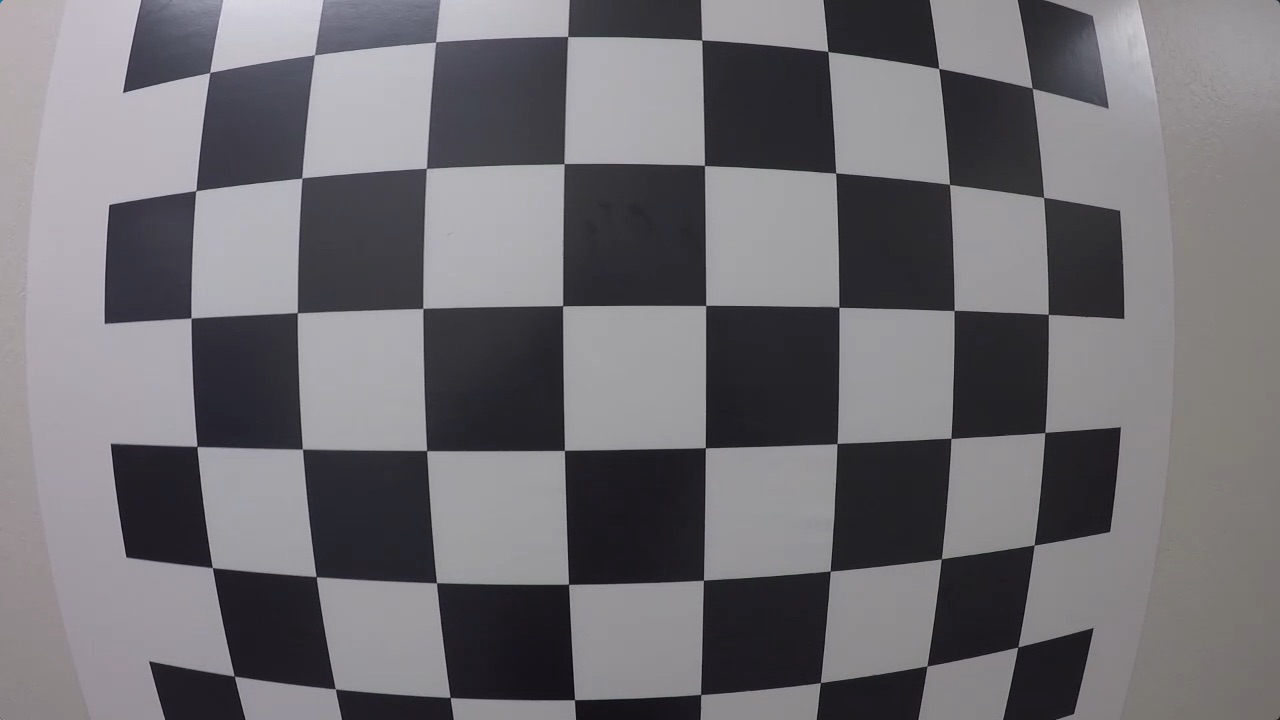
#> input picture main/lesson06_finding_corners/calibration_test.png, 1280 x 720 px
$ python l6.10.py
#> lines starting #> are read from the running program, lines starting #| are printed output that depends on the picture; after the words box and inside, x2 and y2 are one past the last pixel; in counts of white or black regions, pixels touching at a corner belong together
#!/usr/bin/python

import numpy as np
import cv2
import matplotlib.pyplot as plt
import matplotlib.image as mpimg
# Setting up figure
fig = plt.figure(figsize=(32,8))
FIG_ROWS = 1
FIG_COLUMNS = 3

# prepare object points
nx = 8#TODO: enter the number of inside corners in x
ny = 6#TODO: enter the number of inside corners in y

# Make a list of calibration images
fname = 'calibration_test.png'
img = cv2.imread(fname)
#> img is the input picture: shape (720, 1280, 3); mean B, G, R 115.4, 110.9, 112.9
a = fig.add_subplot(FIG_ROWS,FIG_COLUMNS,1)
a.set_title('Original')
a.imshow(img)

# Convert to grayscale
gray = cv2.cvtColor(img, cv2.COLOR_BGR2GRAY)
b = fig.add_subplot(FIG_ROWS,FIG_COLUMNS,2)
b.imshow(gray, cmap='gray')
b.set_title('Gray')

# Find the chessboard corners
ret, corners = cv2.findChessboardCorners(gray, (nx, ny), None)
#> ret = True; corners = 48 rows, first 8: [209.5, 72.76], [314.5, 54.59], [435.5, 42.04], [567.8, 36.47], [702, 40.03], [827.9, 51.39], [938.9, 68.44], [1032.2, 88.22]

# If found, draw corners
if ret == True:
    # Draw and display the corners
    cv2.drawChessboardCorners(img, (nx, ny), corners, ret)
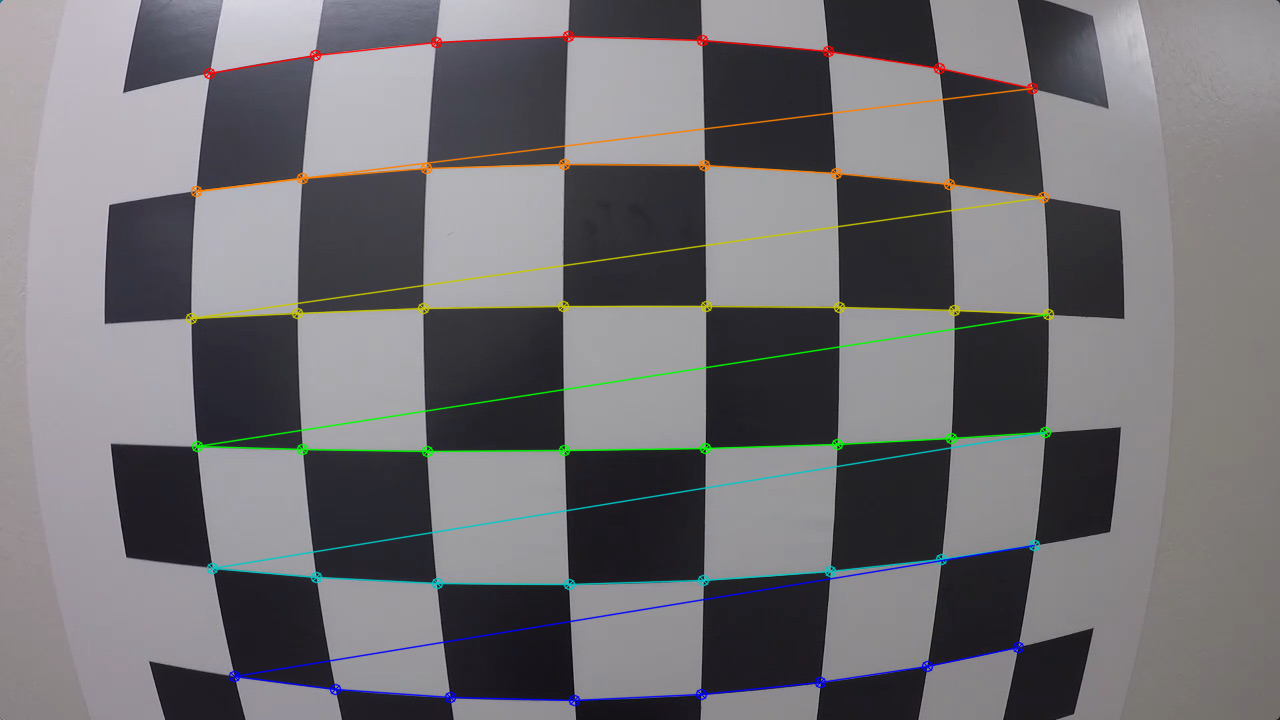
#> img: shape (720, 1280, 3); 3.33% of pixels changed, all inside (x1, y1, x2, y2) = (185, 30, 1055, 707)
    c = fig.add_subplot(FIG_ROWS,FIG_COLUMNS,3)
    c.imshow(img)
    c.set_title('Gray Blur')
    fig.suptitle('Finding Corners')
    plt.show()
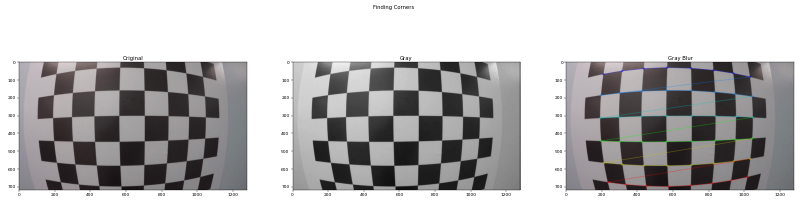
#> figure drawn by matplotlib, 3 panels; B, G, R data is drawn as R, G, B

$ run again, with main/lesson06_finding_corners/signs_vehicles_xygrad.png copied over main/lesson06_finding_corners/calibration_test.png
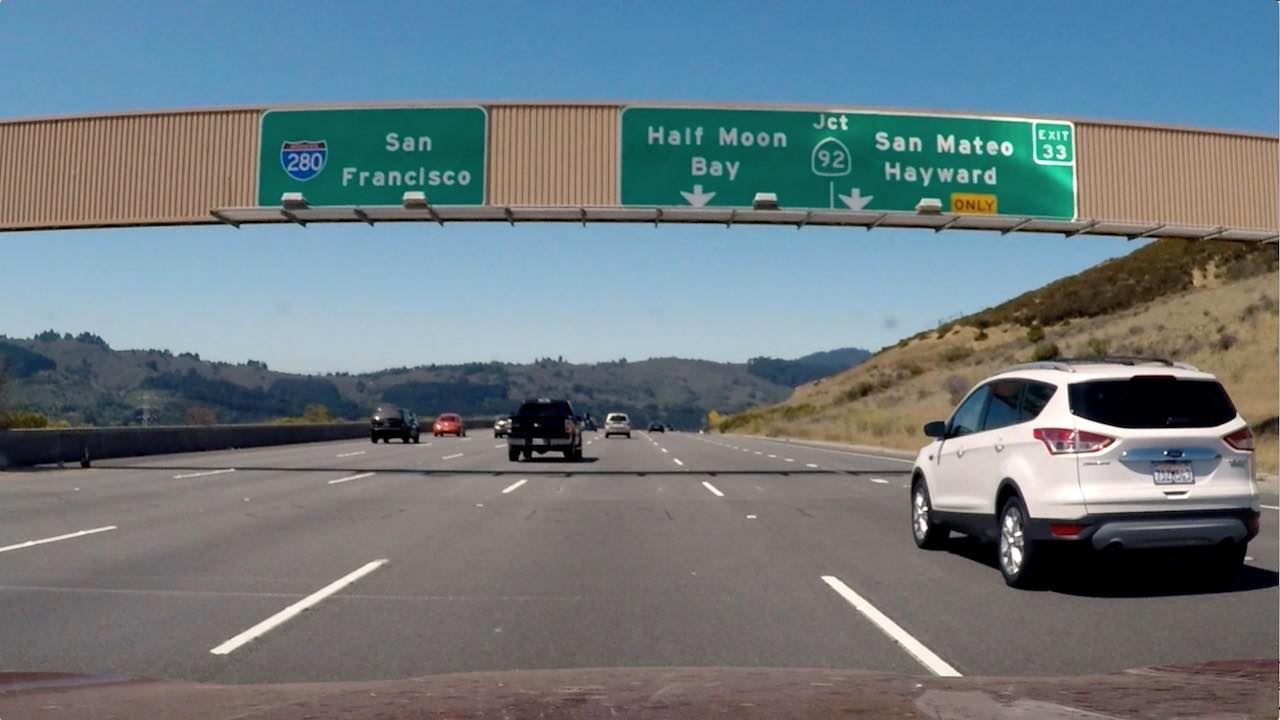
#> input picture main/lesson06_finding_corners/signs_vehicles_xygrad.png, 1280 x 720 px
#> img is the input picture: shape (720, 1280, 3); mean B, G, R 127.5, 121.6, 109.2
#> `gray = cv2.cvtColor(img, cv2.COLOR_BGR2GRAY)`:
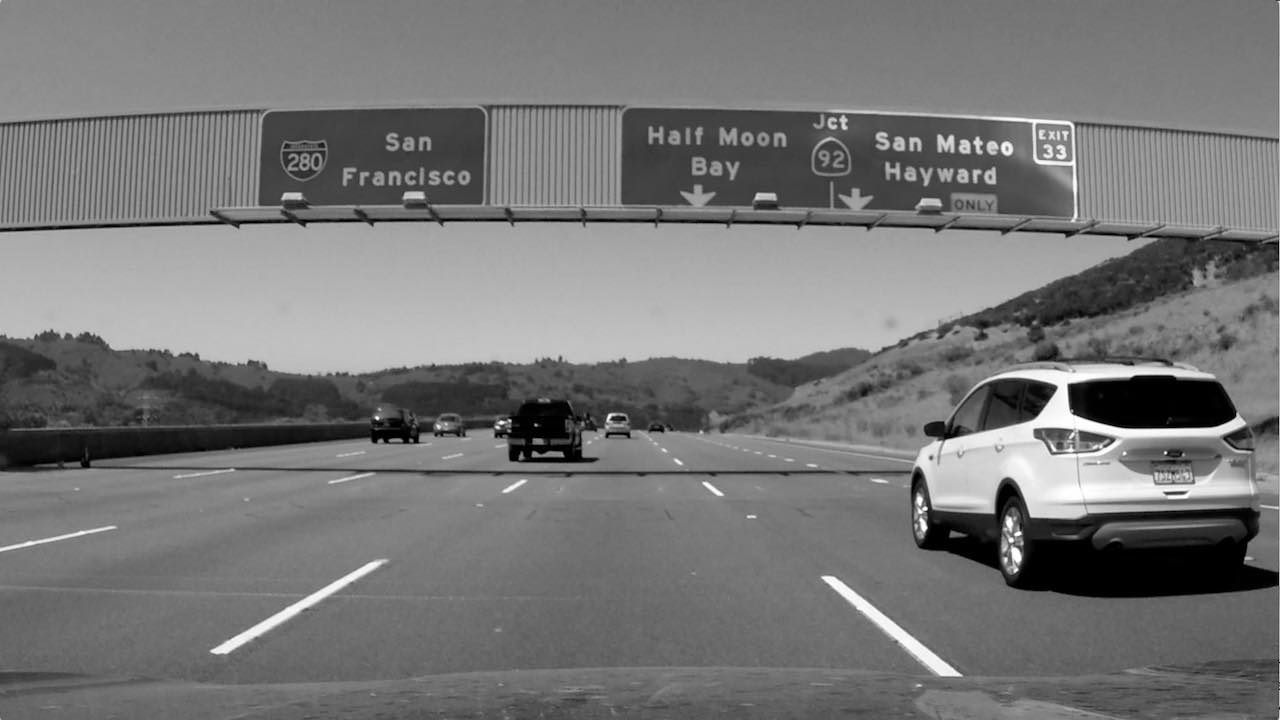
#> gray: shape (720, 1280); min 0, max 255, mean 118.6
#> ret = False; corners = None
#> `plt.show()`:
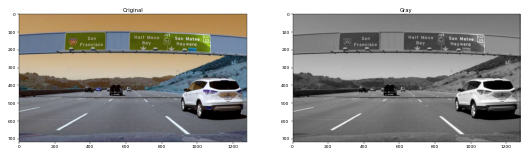
#> figure drawn by matplotlib, 2 panels; B, G, R data is drawn as R, G, B

$ run again, with main/lesson06_finding_corners/test_image2.png copied over main/lesson06_finding_corners/calibration_test.png
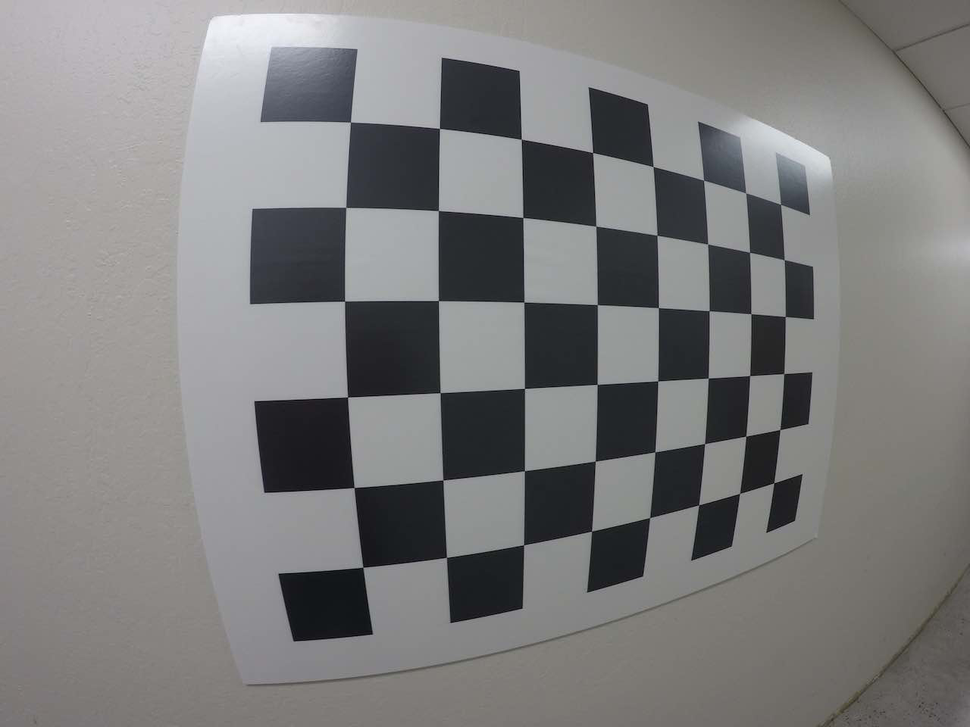
#> input picture main/lesson06_finding_corners/test_image2.png, 970 x 727 px, shrunk from 1280 x 960 before the run
#> img is the input picture: shape (727, 970, 3); mean B, G, R 124.9, 125, 125.3
#> ret = True; corners = 48 rows, first 8: [350.5, 122], [439.4, 128.4], [521.3, 138.9], [592.7, 152.6], [653.1, 166.6], [703.6, 180.2], [745.6, 193], [780.6, 204.4]
#> `cv2.drawChessboardCorners(img, (nx, ny), corners, ret)`:
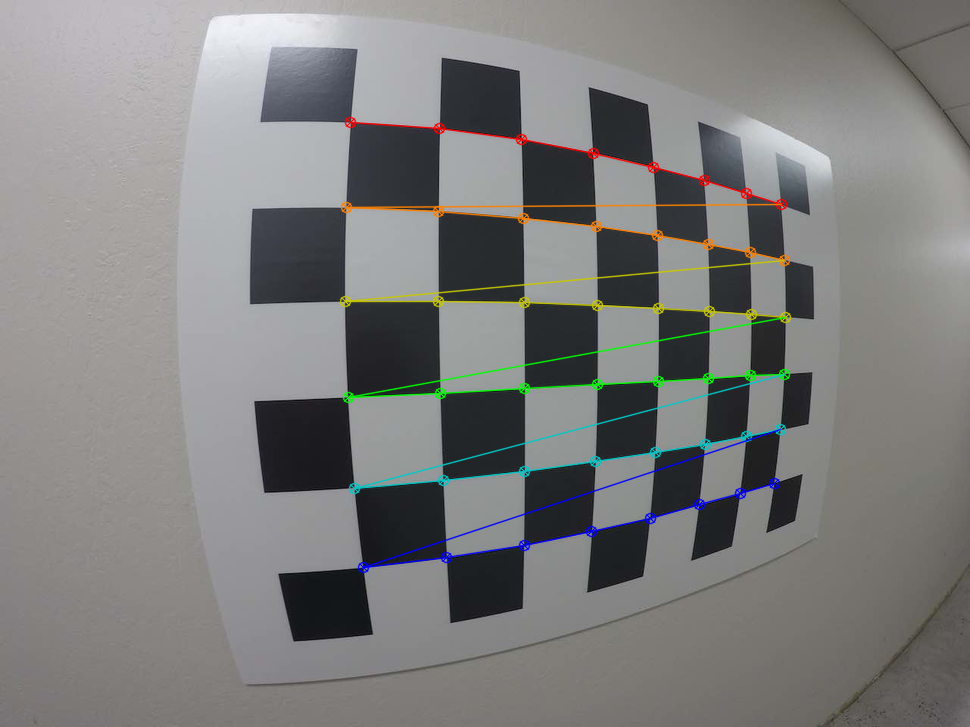
#> img: shape (727, 970, 3); 2.55% of pixels changed, all inside (x1, y1, x2, y2) = (339, 116, 792, 574)
#> `plt.show()`:
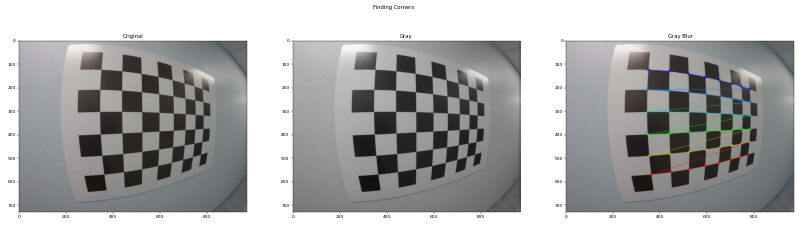
#> figure drawn by matplotlib, 3 panels; B, G, R data is drawn as R, G, B
